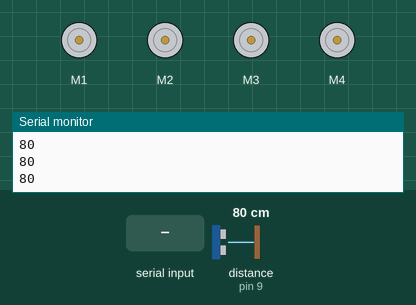
Bench run of a sketch on a simulated Arduino Uno, built with avr-gcc and run on an emulated ATmega328P. Parts: 4 × DC motor (green arrow = forward, orange = backward, longer = faster), the last lines printed to the serial monitor. Wiring (inferred from the names in the program): ultrasonic range finder: trigger pin 10; echo pin 9. The inputs (shaded band) are chosen by the test bench; at power-on: distance to the obstacle (sensor on pin 9) 80 cm. The echo pulse lasts 58.3 µs per cm.

Above: at 1.2 s.
1.3 s: "90,45,200\n" received over the second serial link
3.8 s: distance to the obstacle (sensor on pin 9) set to 25 cm
5.3 s: distance to the obstacle (sensor on pin 9) set to 19 cm
At 6.3 s:
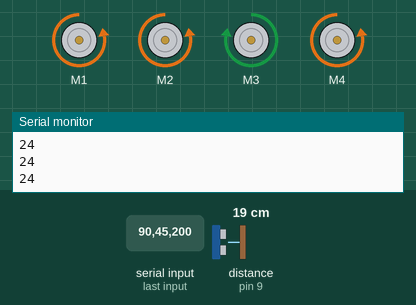
Timing chart, 0 to 8.3 s (numbered marks = the images above; inputs shaded):
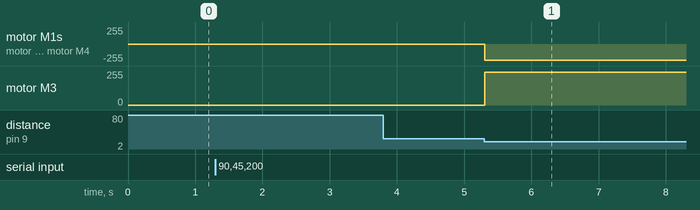

The sketch:

basico.ino
```cpp
/*
ARDUBOT_UDD
Recepción de información de APP y movimiento de ArduBot Para realizar los movimientos del ArduBot se programo una función
llamada mof_fow.
Esta función recibe como parámetros la velocidad, id acción y el tiempo
de movimiento.
De acuerdo a lo anterior se debe llamar de la siguiente manera:

mov_fow(velocidad,accion,tiempo);

Las acciones disponibles programadas son las siguientes:

0: Avanzar
1: Retroceder
2: Giro Derecha
3: Giro Izquierda
10: Freno total
11: Giro 180 grados

Además se instaló un sensor de distancia que permite al detectar una
distancia menor de 20 cm realiza un giro de 180 grados.
*/


#include <AFMotor.h>
#include <SoftwareSerial.h>
SoftwareSerial bt (2,13); // RX, TX
String datoserial;
#define trigPin 10
#define echoPin 9
int rangomax=200;
int rangomin=0;
int mover=0;
long tiempo, distancia;


AF_DCMotor motora(1, MOTOR12_64KHZ); // crear motor #2, 64KHz pwm delantero izquierdo
AF_DCMotor motorb(2, MOTOR12_64KHZ); // crear motor #2, 64KHz pwm delantero derecho
AF_DCMotor motorc(3, MOTOR12_64KHZ); // crear motor #2, 64KHz pwm Trasero izquierdo
AF_DCMotor motord(4, MOTOR12_64KHZ); // crear motor #2, 64KHz pwm Trasero derecho

void setup() {
  Serial.begin(9600);
  Serial.println("ArduBot_UDD");
  bt.begin(38400);
  pinMode(trigPin, OUTPUT);
  pinMode(echoPin, INPUT);
}

void loop() {


  digitalWrite(trigPin, LOW);
  delayMicroseconds(2);
  digitalWrite(trigPin, HIGH);
  delayMicroseconds(10);
  digitalWrite(trigPin, LOW);
  tiempo = pulseIn(echoPin, HIGH);
  distancia= (tiempo/2) / 29.1;


if (distancia<=20){

    mov_fow(244,11,1250);

Serial.println(distancia);

  } else {

      //// INICIO LECTURA SERIAL
 while (bt.available()) {
  datoserial = bt.readString();

  Serial.println(datoserial);
  String velocidad = separar(datoserial, '+', 0);
  String accion = separar(datoserial, '+', 1);
  String tiempo = separar(datoserial, '+', 2);
    String emer_stop = separar(datoserial, '+', 3);


  int velocidadint = velocidad.toInt();
  int accionint = accion.toInt();
  int tiempoint = tiempo.toInt();

   mov_fow(velocidadint,accionint,tiempoint);

   } // FIN LECTURA SERIAL


    Serial.println(distancia);
  }


}


int mov_fow (int velocidad,int direccion, int tiempo){
  motora.setSpeed(velocidad); //min 200 - max 255
  motorb.setSpeed(velocidad);//min 200 - max 255
  motorc.setSpeed(velocidad);//min 200 - max 255
  motord.setSpeed(velocidad);//min 200 - max 255

  //ADELANTE
  if (direccion==0){
    motora.run(BACKWARD);
    motorb.run(FORWARD);
    motorc.run(FORWARD);
    motord.run(FORWARD);
    delay(tiempo);

  //ATRAS
  } else if (direccion==1){
    motora.run(FORWARD);
    motorb.run(BACKWARD);
    motorc.run(BACKWARD);
    motord.run(BACKWARD);
     delay(tiempo);
  }
  //DERECHA
  else if (direccion==2){
    motora.run(BACKWARD);
    motorb.run(BACKWARD);
    motorc.run(FORWARD);
    motord.run(BACKWARD);
   delay(tiempo);

  }

  //IZQUIERDA
    else if (direccion==3){
    motora.run(FORWARD);
    motorb.run(FORWARD);
    motorc.run(BACKWARD);
    motord.run(FORWARD);
  delay(tiempo);

  }

     else if (direccion==10){
    motora.setSpeed(0); //min 200 - max 255
  motorb.setSpeed(0);//min 200 - max 255
  motorc.setSpeed(0);//min 200 - max 255
  motord.setSpeed(0);//min 200 - max 255

  }

       else if (direccion==11){
    motora.setSpeed(244); //min 200 - max 255
  motorb.setSpeed(244);//min 200 - max 255
  motorc.setSpeed(244);//min 200 - max 255
  motord.setSpeed(244);//min 200 - max 255
   motora.run(BACKWARD);
    motorb.run(BACKWARD);
    motorc.run(FORWARD);
    motord.run(BACKWARD);
   delay(1250);


  }

  //motora.RELEASE();
  motora.setSpeed(0); //min 200 - max 255
  motorb.setSpeed(0);//min 200 - max 255
  motorc.setSpeed(0);//min 200 - max 255
  motord.setSpeed(0);//min 200 - max 255
}


 String separar(String datos, char separador, int inicial)
{
 int found = 0;
  int strIndex[] = {0, -1  };
  int maxIndex = datos.length()-1;
  for(int i=0; i<=maxIndex && found<=inicial; i++){
  if(datos.charAt(i)==separador || i==maxIndex){
  found++;
  strIndex[0] = strIndex[1]+1;
  strIndex[1] = (i == maxIndex) ? i+1 : i;
  }
 }
  return found>inicial ? datos.substring(strIndex[0], strIndex[1]) : "";
}
```

Measured:
- the behaviour switches between 22 and 21 cm on distance to the obstacle (sensor on pin 9) (found by bisection; images 0 and 1)
- after the input at 5.3 s, motor M1, motor M2, motor M4: stopped → backward 244/255 at once; motor M3: stopped → forward 244/255 at once
